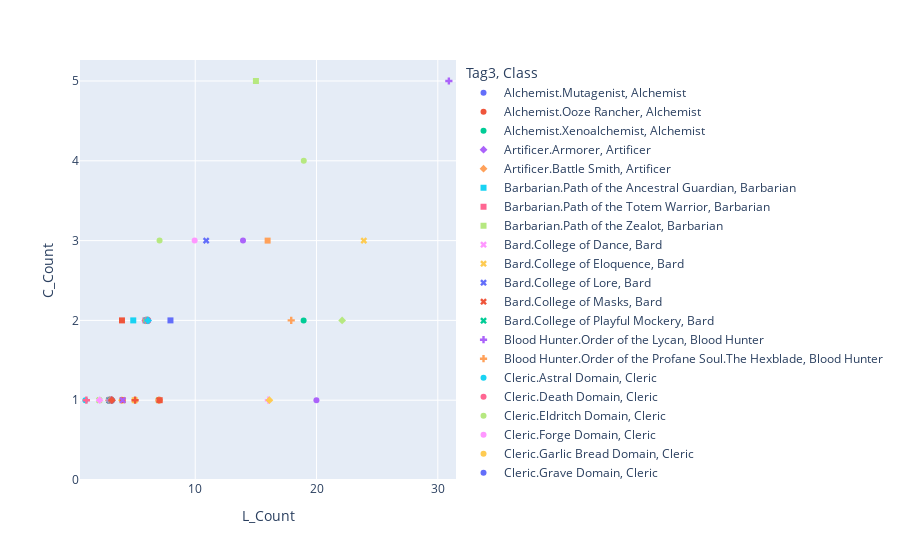

The notebook cell this image was saved under:
### Code cell
fig = px.scatter(Tab_Cla2, x="L_Count", y="C_Count", color="Tag3", symbol="Class")
fig.update_layout(scattermode="group", scattergap=0.75)
fig.show()

### Figure 1 — Plotly figure (JSON) as saved in the notebook; plotly's stock layout.template omitted (floating-point values rounded to 4 significant figures)
{"data": [{"hovertemplate": "Tag3=Alchemist.Mutagenist<br>Class=Alchemist<br>L_Count=%{x}<br>C_Count=%{y}<extra></extra>", "legendgroup": "Alchemist.Mutagenist, Alchemist", "marker": {"color": "#636efa", "symbol": "circle"}, "mode": "markers", "name": "Alchemist.Mutagenist, Alchemist", "orientation": "v", "showlegend": true, "type": "scatter", "x": [3], "xaxis": "x", "y": [1], "yaxis": "y"}, {"hovertemplate": "Tag3=Alchemist.Ooze Rancher<br>Class=Alchemist<br>L_Count=%{x}<br>C_Count=%{y}<extra></extra>", "legendgroup": "Alchemist.Ooze Rancher, Alchemist", "marker": {"color": "#EF553B", "symbol": "circle"}, "mode": "markers", "name": "Alchemist.Ooze Rancher, Alchemist", "orientation": "v", "showlegend": true, "type": "scatter", "x": [3], "xaxis": "x", "y": [1], "yaxis": "y"}, {"hovertemplate": "Tag3=Alchemist.Xenoalchemist<br>Class=Alchemist<br>L_Count=%{x}<br>C_Count=%{y}<extra></extra>", "legendgroup": "Alchemist.Xenoalchemist, Alchemist", "marker": {"color": "#00cc96", "symbol": "circle"}, "mode": "markers", "name": "Alchemist.Xenoalchemist, Alchemist", "orientation": "v", "showlegend": true, "type": "scatter", "x": [3], "xaxis": "x", "y": [1], "yaxis": "y"}, {"hovertemplate": "Tag3=Artificer.Armorer<br>Class=Artificer<br>L_Count=%{x}<br>C_Count=%{y}<extra></extra>", "legendgroup": "Artificer.Armorer, Artificer", "marker": {"color": "#ab63fa", "symbol": "diamond"}, "mode": "markers", "name": "Artificer.Armorer, Artificer", "orientation": "v", "showlegend": true, "type": "scatter", "x": [6], "xaxis": "x", "y": [2], "yaxis": "y"}, {"hovertemplate": "Tag3=Artificer.Battle Smith<br>Class=Artificer<br>L_Count=%{x}<br>C_Count=%{y}<extra></extra>", "legendgroup": "Artificer.Battle Smith, Artificer", "marker": {"color": "#FFA15A", "symbol": "diamond"}, "mode": "markers", "name": "Artificer.Battle Smith, Artificer", "orientation": "v", "showlegend": true, "type": "scatter", "x": [3], "xaxis": "x", "y": [1], "yaxis": "y"}, {"hovertemplate": "Tag3=Barbarian.Path of the Ancestral Guardian<br>Class=Barbarian<br>L_Count=%{x}<br>C_Count=%{y}<extra></extra>", "legendgroup": "Barbarian.Path of the Ancestral Guardian, Barbarian", "marker": {"color": "#19d3f3", "symbol": "square"}, "mode": "markers", "name": "Barbarian.Path of the Ancestral Guardian, Barbarian", "orientation": "v", "showlegend": true, "type": "scatter", "x": [5], "xaxis": "x", "y": [2], "yaxis": "y"}, {"hovertemplate": "Tag3=Barbarian.Path of the Totem Warrior<br>Class=Barbarian<br>L_Count=%{x}<br>C_Count=%{y}<extra></extra>", "legendgroup": "Barbarian.Path of the Totem Warrior, Barbarian", "marker": {"color": "#FF6692", "symbol": "square"}, "mode": "markers", "name": "Barbarian.Path of the Totem Warrior, Barbarian", "orientation": "v", "showlegend": true, "type": "scatter", "x": [6], "xaxis": "x", "y": [2], "yaxis": "y"}, {"hovertemplate": "Tag3=Barbarian.Path of the Zealot<br>Class=Barbarian<br>L_Count=%{x}<br>C_Count=%{y}<extra></extra>", "legendgroup": "Barbarian.Path of the Zealot, Barbarian", "marker": {"color": "#B6E880", "symbol": "square"}, "mode": "markers", "name": "Barbarian.Path of the Zealot, Barbarian", "orientation": "v", "showlegend": true, "type": "scatter", "x": [3], "xaxis": "x", "y": [1], "yaxis": "y"}, {"hovertemplate": "Tag3=Bard.College of Dance<br>Class=Bard<br>L_Count=%{x}<br>C_Count=%{y}<extra></extra>", "legendgroup": "Bard.College of Dance, Bard", "marker": {"color": "#FF97FF", "symbol": "x"}, "mode": "markers", "name": "Bard.College of Dance, Bard", "orientation": "v", "showlegend": true, "type": "scatter", "x": [3], "xaxis": "x", "y": [1], "yaxis": "y"}, {"hovertemplate": "Tag3=Bard.College of Eloquence<br>Class=Bard<br>L_Count=%{x}<br>C_Count=%{y}<extra></extra>", "legendgroup": "Bard.College of Eloquence, Bard", "marker": {"color": "#FECB52", "symbol": "x"}, "mode": "markers", "name": "Bard.College of Eloquence, Bard", "orientation": "v", "showlegend": true, "type": "scatter", "x": [24], "xaxis": "x", "y": [3], "yaxis": "y"}, {"hovertemplate": "Tag3=Bard.College of Lore<br>Class=Bard<br>L_Count=%{x}<br>C_Count=%{y}<extra></extra>", "legendgroup": "Bard.College of Lore, Bard", "marker": {"color": "#636efa", "symbol": "x"}, "mode": "markers", "name": "Bard.College of Lore, Bard", "orientation": "v", "showlegend": true, "type": "scatter", "x": [11], "xaxis": "x", "y": [3], "yaxis": "y"}, {"hovertemplate": "Tag3=Bard.College of Masks<br>Class=Bard<br>L_Count=%{x}<br>C_Count=%{y}<extra></extra>", "legendgroup": "Bard.College of Masks, Bard", "marker": {"color": "#EF553B", "symbol": "x"}, "mode": "markers", "name": "Bard.College of Masks, Bard", "orientation": "v", "showlegend": true, "type": "scatter", "x": [3], "xaxis": "x", "y": [1], "yaxis": "y"}, {"hovertemplate": "Tag3=Bard.College of Playful Mockery<br>Class=Bard<br>L_Count=%{x}<br>C_Count=%{y}<extra></extra>", "legendgroup": "Bard.College of Playful Mockery, Bard", "marker": {"color": "#00cc96", "symbol": "x"}, "mode": "markers", "name": "Bard.College of Playful Mockery, Bard", "orientation": "v", "showlegend": true, "type": "scatter", "x": [3], "xaxis": "x", "y": [1], "yaxis": "y"}, {"hovertemplate": "Tag3=Blood Hunter.Order of the Lycan<br>Class=Blood Hunter<br>L_Count=%{x}<br>C_Count=%{y}<extra></extra>", "legendgroup": "Blood Hunter.Order of the Lycan, Blood Hunter", "marker": {"color": "#ab63fa", "symbol": "cross"}, "mode": "markers", "name": "Blood Hunter.Order of the Lycan, Blood Hunter", "orientation": "v", "showlegend": true, "type": "scatter", "x": [31], "xaxis": "x", "y": [5], "yaxis": "y"}, {"hovertemplate": "Tag3=Blood Hunter.Order of the Profane Soul.The Hexblade<br>Class=Blood Hunter<br>L_Count=%{x}<br>C_Count=%{y}<extra></extra>", "legendgroup": "Blood Hunter.Order of the Profane Soul.The Hexblade, Blood Hunter", "marker": {"color": "#FFA15A", "symbol": "cross"}, "mode": "markers", "name": "Blood Hunter.Order of the Profane Soul.The Hexblade, Blood Hunter", "orientation": "v", "showlegend": true, "type": "scatter", "x": [18], "xaxis": "x", "y": [2], "yaxis": "y"}, {"hovertemplate": "Tag3=Cleric.Astral Domain<br>Class=Cleric<br>L_Count=%{x}<br>C_Count=%{y}<extra></extra>", "legendgroup": "Cleric.Astral Domain, Cleric", "marker": {"color": "#19d3f3", "symbol": "circle"}, "mode": "markers", "name": "Cleric.Astral Domain, Cleric", "orientation": "v", "showlegend": true, "type": "scatter", "x": [3], "xaxis": "x", "y": [1], "yaxis": "y"}, {"hovertemplate": "Tag3=Cleric.Death Domain<br>Class=Cleric<br>L_Count=%{x}<br>C_Count=%{y}<extra></extra>", "legendgroup": "Cleric.Death Domain, Cleric", "marker": {"color": "#FF6692", "symbol": "circle"}, "mode": "markers", "name": "Cleric.Death Domain, Cleric", "orientation": "v", "showlegend": true, "type": "scatter", "x": [6], "xaxis": "x", "y": [2], "yaxis": "y"}, {"hovertemplate": "Tag3=Cleric.Eldritch Domain<br>Class=Cleric<br>L_Count=%{x}<br>C_Count=%{y}<extra></extra>", "legendgroup": "Cleric.Eldritch Domain, Cleric", "marker": {"color": "#B6E880", "symbol": "circle"}, "mode": "markers", "name": "Cleric.Eldritch Domain, Cleric", "orientation": "v", "showlegend": true, "type": "scatter", "x": [3], "xaxis": "x", "y": [1], "yaxis": "y"}, {"hovertemplate": "Tag3=Cleric.Forge Domain<br>Class=Cleric<br>L_Count=%{x}<br>C_Count=%{y}<extra></extra>", "legendgroup": "Cleric.Forge Domain, Cleric", "marker": {"color": "#FF97FF", "symbol": "circle"}, "mode": "markers", "name": "Cleric.Forge Domain, Cleric", "orientation": "v", "showlegend": true, "type": "scatter", "x": [3], "xaxis": "x", "y": [1], "yaxis": "y"}, {"hovertemplate": "Tag3=Cleric.Garlic Bread Domain<br>Class=Cleric<br>L_Count=%{x}<br>C_Count=%{y}<extra></extra>", "legendgroup": "Cleric.Garlic Bread Domain, Cleric", "marker": {"color": "#FECB52", "symbol": "circle"}, "mode": "markers", "name": "Cleric.Garlic Bread Domain, Cleric", "orientation": "v", "showlegend": true, "type": "scatter", "x": [3], "xaxis": "x", "y": [1], "yaxis": "y"}, {"hovertemplate": "Tag3=Cleric.Grave Domain<br>Class=Cleric<br>L_Count=%{x}<br>C_Count=%{y}<extra></extra>", "legendgroup": "Cleric.Grave Domain, Cleric", "marker": {"color": "#636efa", "symbol": "circle"}, "mode": "markers", "name": "Cleric.Grave Domain, Cleric", "orientation": "v", "showlegend": true, "type": "scatter", "x": [3], "xaxis": "x", "y": [1], "yaxis": "y"}, {"hovertemplate": "Tag3=Cleric.Inquisition Domain<br>Class=Cleric<br>L_Count=%{x}<br>C_Count=%{y}<extra></extra>", "legendgroup": "Cleric.Inquisition Domain, Cleric", "marker": {"color": "#EF553B", "symbol": "circle"}, "mode": "markers", "name": "Cleric.Inquisition Domain, Cleric", "orientation": "v", "showlegend": true, "type": "scatter", "x": [6], "xaxis": "x", "y": [2], "yaxis": "y"}, {"hovertemplate": "Tag3=Cleric.Life Domain<br>Class=Cleric<br>L_Count=%{x}<br>C_Count=%{y}<extra></extra>", "legendgroup": "Cleric.Life Domain, Cleric", "marker": {"color": "#00cc96", "symbol": "circle"}, "mode": "markers", "name": "Cleric.Life Domain, Cleric", "orientation": "v", "showlegend": true, "type": "scatter", "x": [19], "xaxis": "x", "y": [2], "yaxis": "y"}, {"hovertemplate": "Tag3=Cleric.Light Domain<br>Class=Cleric<br>L_Count=%{x}<br>C_Count=%{y}<extra></extra>", "legendgroup": "Cleric.Light Domain, Cleric", "marker": {"color": "#ab63fa", "symbol": "circle"}, "mode": "markers", "name": "Cleric.Light Domain, Cleric", "orientation": "v", "showlegend": true, "type": "scatter", "x": [14], "xaxis": "x", "y": [3], "yaxis": "y"}, {"hovertemplate": "Tag3=Cleric.Moon Domain<br>Class=Cleric<br>L_Count=%{x}<br>C_Count=%{y}<extra></extra>", "legendgroup": "Cleric.Moon Domain, Cleric", "marker": {"color": "#FFA15A", "symbol": "circle"}, "mode": "markers", "name": "Cleric.Moon Domain, Cleric", "orientation": "v", "showlegend": true, "type": "scatter", "x": [6], "xaxis": "x", "y": [2], "yaxis": "y"}, {"hovertemplate": "Tag3=Cleric.Order Domain<br>Class=Cleric<br>L_Count=%{x}<br>C_Count=%{y}<extra></extra>", "legendgroup": "Cleric.Order Domain, Cleric", "marker": {"color": "#19d3f3", "symbol": "circle"}, "mode": "markers", "name": "Cleric.Order Domain, Cleric", "orientation": "v", "showlegend": true, "type": "scatter", "x": [1], "xaxis": "x", "y": [1], "yaxis": "y"}, {"hovertemplate": "Tag3=Cleric.Peace Domain<br>Class=Cleric<br>L_Count=%{x}<br>C_Count=%{y}<extra></extra>", "legendgroup": "Cleric.Peace Domain, Cleric", "marker": {"color": "#FF6692", "symbol": "circle"}, "mode": "markers", "name": "Cleric.Peace Domain, Cleric", "orientation": "v", "showlegend": true, "type": "scatter", "x": [3], "xaxis": "x", "y": [1], "yaxis": "y"}, {"hovertemplate": "Tag3=Cleric.Tempest Domain<br>Class=Cleric<br>L_Count=%{x}<br>C_Count=%{y}<extra></extra>", "legendgroup": "Cleric.Tempest Domain, Cleric", "marker": {"color": "#B6E880", "symbol": "circle"}, "mode": "markers", "name": "Cleric.Tempest Domain, Cleric", "orientation": "v", "showlegend": true, "type": "scatter", "x": [19], "xaxis": "x", "y": [4], "yaxis": "y"}, {"hovertemplate": "Tag3=Cleric.Twilight Domain<br>Class=Cleric<br>L_Count=%{x}<br>C_Count=%{y}<extra></extra>", "legendgroup": "Cleric.Twilight Domain, Cleric", "marker": {"color": "#FF97FF", "symbol": "circle"}, "mode": "markers", "name": "Cleric.Twilight Domain, Cleric", "orientation": "v", "showlegend": true, "type": "scatter", "x": [10], "xaxis": "x", "y": [3], "yaxis": "y"}, {"hovertemplate": "Tag3=Druid.Circle of the Shepherd<br>Class=Druid<br>L_Count=%{x}<br>C_Count=%{y}<extra></extra>", "legendgroup": "Druid.Circle of the Shepherd, Druid", "marker": {"color": "#FECB52", "symbol": "diamond"}, "mode": "markers", "name": "Druid.Circle of the Shepherd, Druid", "orientation": "v", "showlegend": true, "type": "scatter", "x": [4], "xaxis": "x", "y": [1], "yaxis": "y"}, {"hovertemplate": "Tag3=Fighter.Battle Master<br>Class=Fighter<br>L_Count=%{x}<br>C_Count=%{y}<extra></extra>", "legendgroup": "Fighter.Battle Master, Fighter", "marker": {"color": "#636efa", "symbol": "square"}, "mode": "markers", "name": "Fighter.Battle Master, Fighter", "orientation": "v", "showlegend": true, "type": "scatter", "x": [8], "xaxis": "x", "y": [2], "yaxis": "y"}, {"hovertemplate": "Tag3=Fighter.Echo Knight<br>Class=Fighter<br>L_Count=%{x}<br>C_Count=%{y}<extra></extra>", "legendgroup": "Fighter.Echo Knight, Fighter", "marker": {"color": "#EF553B", "symbol": "square"}, "mode": "markers", "name": "Fighter.Echo Knight, Fighter", "orientation": "v", "showlegend": true, "type": "scatter", "x": [4], "xaxis": "x", "y": [2], "yaxis": "y"}, {"hovertemplate": "Tag3=Fighter.Eldritch Knight<br>Class=Fighter<br>L_Count=%{x}<br>C_Count=%{y}<extra></extra>", "legendgroup": "Fighter.Eldritch Knight, Fighter", "marker": {"color": "#00cc96", "symbol": "square"}, "mode": "markers", "name": "Fighter.Eldritch Knight, Fighter", "orientation": "v", "showlegend": true, "type": "scatter", "x": [3], "xaxis": "x", "y": [1], "yaxis": "y"}, {"hovertemplate": "Tag3=Fighter.Living Crucible<br>Class=Fighter<br>L_Count=%{x}<br>C_Count=%{y}<extra></extra>", "legendgroup": "Fighter.Living Crucible, Fighter", "marker": {"color": "#ab63fa", "symbol": "square"}, "mode": "markers", "name": "Fighter.Living Crucible, Fighter", "orientation": "v", "showlegend": true, "type": "scatter", "x": [3], "xaxis": "x", "y": [1], "yaxis": "y"}, {"hovertemplate": "Tag3=Fighter.Rune Knight<br>Class=Fighter<br>L_Count=%{x}<br>C_Count=%{y}<extra></extra>", "legendgroup": "Fighter.Rune Knight, Fighter", "marker": {"color": "#FFA15A", "symbol": "square"}, "mode": "markers", "name": "Fighter.Rune Knight, Fighter", "orientation": "v", "showlegend": true, "type": "scatter", "x": [16], "xaxis": "x", "y": [3], "yaxis": "y"}, {"hovertemplate": "Tag3=Fighter.Samurai<br>Class=Fighter<br>L_Count=%{x}<br>C_Count=%{y}<extra></extra>", "legendgroup": "Fighter.Samurai, Fighter", "marker": {"color": "#19d3f3", "symbol": "square"}, "mode": "markers", "name": "Fighter.Samurai, Fighter", "orientation": "v", "showlegend": true, "type": "scatter", "x": [6], "xaxis": "x", "y": [2], "yaxis": "y"}, {"hovertemplate": "Tag3=Gunslinger.Gun Tank<br>Class=Gunslinger<br>L_Count=%{x}<br>C_Count=%{y}<extra></extra>", "legendgroup": "Gunslinger.Gun Tank, Gunslinger", "marker": {"color": "#FF6692", "symbol": "x"}, "mode": "markers", "name": "Gunslinger.Gun Tank, Gunslinger", "orientation": "v", "showlegend": true, "type": "scatter", "x": [3], "xaxis": "x", "y": [1], "yaxis": "y"}, {"hovertemplate": "Tag3=Gunslinger.White Hat<br>Class=Gunslinger<br>L_Count=%{x}<br>C_Count=%{y}<extra></extra>", "legendgroup": "Gunslinger.White Hat, Gunslinger", "marker": {"color": "#B6E880", "symbol": "x"}, "mode": "markers", "name": "Gunslinger.White Hat, Gunslinger", "orientation": "v", "showlegend": true, "type": "scatter", "x": [7], "xaxis": "x", "y": [1], "yaxis": "y"}, {"hovertemplate": "Tag3=Martyr.Burden of Mercy<br>Class=Martyr<br>L_Count=%{x}<br>C_Count=%{y}<extra></extra>", "legendgroup": "Martyr.Burden of Mercy, Martyr", "marker": {"color": "#FF97FF", "symbol": "cross"}, "mode": "markers", "name": "Martyr.Burden of Mercy, Martyr", "orientation": "v", "showlegend": true, "type": "scatter", "x": [3], "xaxis": "x", "y": [1], "yaxis": "y"}, {"hovertemplate": "Tag3=Martyr.Burden of Tyranny<br>Class=Martyr<br>L_Count=%{x}<br>C_Count=%{y}<extra></extra>", "legendgroup": "Martyr.Burden of Tyranny, Martyr", "marker": {"color": "#FECB52", "symbol": "cross"}, "mode": "markers", "name": "Martyr.Burden of Tyranny, Martyr", "orientation": "v", "showlegend": true, "type": "scatter", "x": [6], "xaxis": "x", "y": [2], "yaxis": "y"}, {"hovertemplate": "Tag3=Monk.Way of Shadow<br>Class=Monk<br>L_Count=%{x}<br>C_Count=%{y}<extra></extra>", "legendgroup": "Monk.Way of Shadow, Monk", "marker": {"color": "#636efa", "symbol": "circle"}, "mode": "markers", "name": "Monk.Way of Shadow, Monk", "orientation": "v", "showlegend": true, "type": "scatter", "x": [3], "xaxis": "x", "y": [1], "yaxis": "y"}, {"hovertemplate": "Tag3=Monk.Way of the Dancing Current<br>Class=Monk<br>L_Count=%{x}<br>C_Count=%{y}<extra></extra>", "legendgroup": "Monk.Way of the Dancing Current, Monk", "marker": {"color": "#EF553B", "symbol": "circle"}, "mode": "markers", "name": "Monk.Way of the Dancing Current, Monk", "orientation": "v", "showlegend": true, "type": "scatter", "x": [7], "xaxis": "x", "y": [1], "yaxis": "y"}, {"hovertemplate": "Tag3=Monk.Way of the Open Hand<br>Class=Monk<br>L_Count=%{x}<br>C_Count=%{y}<extra></extra>", "legendgroup": "Monk.Way of the Open Hand, Monk", "marker": {"color": "#00cc96", "symbol": "circle"}, "mode": "markers", "name": "Monk.Way of the Open Hand, Monk", "orientation": "v", "showlegend": true, "type": "scatter", "x": [3], "xaxis": "x", "y": [1], "yaxis": "y"}, {"hovertemplate": "Tag3=Monk.Way of the Speedster<br>Class=Monk<br>L_Count=%{x}<br>C_Count=%{y}<extra></extra>", "legendgroup": "Monk.Way of the Speedster, Monk", "marker": {"color": "#ab63fa", "symbol": "circle"}, "mode": "markers", "name": "Monk.Way of the Speedster, Monk", "orientation": "v", "showlegend": true, "type": "scatter", "x": [20], "xaxis": "x", "y": [1], "yaxis": "y"}, {"hovertemplate": "Tag3=Necromancer.Pharaoh<br>Class=Necromancer<br>L_Count=%{x}<br>C_Count=%{y}<extra></extra>", "legendgroup": "Necromancer.Pharaoh, Necromancer", "marker": {"color": "#FFA15A", "symbol": "diamond"}, "mode": "markers", "name": "Necromancer.Pharaoh, Necromancer", "orientation": "v", "showlegend": true, "type": "scatter", "x": [3], "xaxis": "x", "y": [1], "yaxis": "y"}, {"hovertemplate": "Tag3=Necromancer.Reanimator<br>Class=Necromancer<br>L_Count=%{x}<br>C_Count=%{y}<extra></extra>", "legendgroup": "Necromancer.Reanimator, Necromancer", "marker": {"color": "#19d3f3", "symbol": "diamond"}, "mode": "markers", "name": "Necromancer.Reanimator, Necromancer", "orientation": "v", "showlegend": true, "type": "scatter", "x": [3], "xaxis": "x", "y": [1], "yaxis": "y"}, {"hovertemplate": "Tag3=Necromancer.Reaper<br>Class=Necromancer<br>L_Count=%{x}<br>C_Count=%{y}<extra></extra>", "legendgroup": "Necromancer.Reaper, Necromancer", "marker": {"color": "#FF6692", "symbol": "diamond"}, "mode": "markers", "name": "Necromancer.Reaper, Necromancer", "orientation": "v", "showlegend": true, "type": "scatter", "x": [3], "xaxis": "x", "y": [1], "yaxis": "y"}, {"hovertemplate": "Tag3=Paladin.Oath of Conquest<br>Class=Paladin<br>L_Count=%{x}<br>C_Count=%{y}<extra></extra>", "legendgroup": "Paladin.Oath of Conquest, Paladin", "marker": {"color": "#B6E880", "symbol": "square"}, "mode": "markers", "name": "Paladin.Oath of Conquest, Paladin", "orientation": "v", "showlegend": true, "type": "scatter", "x": [15], "xaxis": "x", "y": [5], "yaxis": "y"}, {"hovertemplate": "Tag3=Paladin.Oath of the Hearth<br>Class=Paladin<br>L_Count=%{x}<br>C_Count=%{y}<extra></extra>", "legendgroup": "Paladin.Oath of the Hearth, Paladin", "marker": {"color": "#FF97FF", "symbol": "square"}, "mode": "markers", "name": "Paladin.Oath of the Hearth, Paladin", "orientation": "v", "showlegend": true, "type": "scatter", "x": [3], "xaxis": "x", "y": [1], "yaxis": "y"}, {"hovertemplate": "Tag3=Paladin.Oath of the Open Sea<br>Class=Paladin<br>L_Count=%{x}<br>C_Count=%{y}<extra></extra>", "legendgroup": "Paladin.Oath of the Open Sea, Paladin", "marker": {"color": "#FECB52", "symbol": "square"}, "mode": "markers", "name": "Paladin.Oath of the Open Sea, Paladin", "orientation": "v", "showlegend": true, "type": "scatter", "x": [5], "xaxis": "x", "y": [1], "yaxis": "y"}, {"hovertemplate": "Tag3=Paladin.Oath of the Sun<br>Class=Paladin<br>L_Count=%{x}<br>C_Count=%{y}<extra></extra>", "legendgroup": "Paladin.Oath of the Sun, Paladin", "marker": {"color": "#636efa", "symbol": "square"}, "mode": "markers", "name": "Paladin.Oath of the Sun, Paladin", "orientation": "v", "showlegend": true, "type": "scatter", "x": [3], "xaxis": "x", "y": [1], "yaxis": "y"}, {"hovertemplate": "Tag3=Paladin.Oath of the Watchers<br>Class=Paladin<br>L_Count=%{x}<br>C_Count=%{y}<extra></extra>", "legendgroup": "Paladin.Oath of the Watchers, Paladin", "marker": {"color": "#EF553B", "symbol": "square"}, "mode": "markers", "name": "Paladin.Oath of the Watchers, Paladin", "orientation": "v", "showlegend": true, "type": "scatter", "x": [4], "xaxis": "x", "y": [1], "yaxis": "y"}, {"hovertemplate": "Tag3=Ranger.Horizon Walker<br>Class=Ranger<br>L_Count=%{x}<br>C_Count=%{y}<extra></extra>", "legendgroup": "Ranger.Horizon Walker, Ranger", "marker": {"color": "#00cc96", "symbol": "x"}, "mode": "markers", "name": "Ranger.Horizon Walker, Ranger", "orientation": "v", "showlegend": true, "type": "scatter", "x": [3], "xaxis": "x", "y": [1], "yaxis": "y"}, {"hovertemplate": "Tag3=Ranger.Swarmkeeper<br>Class=Ranger<br>L_Count=%{x}<br>C_Count=%{y}<extra></extra>", "legendgroup": "Ranger.Swarmkeeper, Ranger", "marker": {"color": "#ab63fa", "symbol": "x"}, "mode": "markers", "name": "Ranger.Swarmkeeper, Ranger", "orientation": "v", "showlegend": true, "type": "scatter", "x": [4], "xaxis": "x", "y": [1], "yaxis": "y"}, {"hovertemplate": "Tag3=Rogue.Arcane Trickster<br>Class=Rogue<br>L_Count=%{x}<br>C_Count=%{y}<extra></extra>", "legendgroup": "Rogue.Arcane Trickster, Rogue", "marker": {"color": "#FFA15A", "symbol": "cross"}, "mode": "markers", "name": "Rogue.Arcane Trickster, Rogue", "orientation": "v", "showlegend": true, "type": "scatter", "x": [7], "xaxis": "x", "y": [1], "yaxis": "y"}, {"hovertemplate": "Tag3=Rogue.Assassin<br>Class=Rogue<br>L_Count=%{x}<br>C_Count=%{y}<extra></extra>", "legendgroup": "Rogue.Assassin, Rogue", "marker": {"color": "#19d3f3", "symbol": "cross"}, "mode": "markers", "name": "Rogue.Assassin, Rogue", "orientation": "v", "showlegend": true, "type": "scatter", "x": [3], "xaxis": "x", "y": [1], "yaxis": "y"}, {"hovertemplate": "Tag3=Rogue.Dreadmask<br>Class=Rogue<br>L_Count=%{x}<br>C_Count=%{y}<extra></extra>", "legendgroup": "Rogue.Dreadmask, Rogue", "marker": {"color": "#FF6692", "symbol": "cross"}, "mode": "markers", "name": "Rogue.Dreadmask, Rogue", "orientation": "v", "showlegend": true, "type": "scatter", "x": [1], "xaxis": "x", "y": [1], "yaxis": "y"}, {"hovertemplate": "Tag3=Rogue.Kinslayer<br>Class=Rogue<br>L_Count=%{x}<br>C_Count=%{y}<extra></extra>", "legendgroup": "Rogue.Kinslayer, Rogue", "marker": {"color": "#B6E880", "symbol": "cross"}, "mode": "markers", "name": "Rogue.Kinslayer, Rogue", "orientation": "v", "showlegend": true, "type": "scatter", "x": [3], "xaxis": "x", "y": [1], "yaxis": "y"}, {"hovertemplate": "Tag3=Rogue.Phantom<br>Class=Rogue<br>L_Count=%{x}<br>C_Count=%{y}<extra></extra>", "legendgroup": "Rogue.Phantom, Rogue", "marker": {"color": "#FF97FF", "symbol": "cross"}, "mode": "markers", "name": "Rogue.Phantom, Rogue", "orientation": "v", "showlegend": true, "type": "scatter", "x": [16], "xaxis": "x", "y": [1], "yaxis": "y"}, {"hovertemplate": "Tag3=Rogue.Scout<br>Class=Rogue<br>L_Count=%{x}<br>C_Count=%{y}<extra></extra>", "legendgroup": "Rogue.Scout, Rogue", "marker": {"color": "#FECB52", "symbol": "cross"}, "mode": "markers", "name": "Rogue.Scout, Rogue", "orientation": "v", "showlegend": true, "type": "scatter", "x": [3], "xaxis": "x", "y": [1], "yaxis": "y"}, {"hovertemplate": "Tag3=Rogue.Soulknife<br>Class=Rogue<br>L_Count=%{x}<br>C_Count=%{y}<extra></extra>", "legendgroup": "Rogue.Soulknife, Rogue", "marker": {"color": "#636efa", "symbol": "cross"}, "mode": "markers", "name": "Rogue.Soulknife, Rogue", "orientation": "v", "showlegend": true, "type": "scatter", "x": [3], "xaxis": "x", "y": [1], "yaxis": "y"}, {"hovertemplate": "Tag3=Rogue.Stormscale<br>Class=Rogue<br>L_Count=%{x}<br>C_Count=%{y}<extra></extra>", "legendgroup": "Rogue.Stormscale, Rogue", "marker": {"color": "#EF553B", "symbol": "cross"}, "mode": "markers", "name": "Rogue.Stormscale, Rogue", "orientation": "v", "showlegend": true, "type": "scatter", "x": [5], "xaxis": "x", "y": [1], "yaxis": "y"}, {"hovertemplate": "Tag3=Rogue.Swashbuckler<br>Class=Rogue<br>L_Count=%{x}<br>C_Count=%{y}<extra></extra>", "legendgroup": "Rogue.Swashbuckler, Rogue", "marker": {"color": "#00cc96", "symbol": "cross"}, "mode": "markers", "name": "Rogue.Swashbuckler, Rogue", "orientation": "v", "showlegend": true, "type": "scatter", "x": [6], "xaxis": "x", "y": [2], "yaxis": "y"}, {"hovertemplate": "Tag3=Rogue.Titan Slayer<br>Class=Rogue<br>L_Count=%{x}<br>C_Count=%{y}<extra></extra>", "legendgroup": "Rogue.Titan Slayer, Rogue", "marker": {"color": "#ab63fa", "symbol": "cross"}, "mode": "markers", "name": "Rogue.Titan Slayer, Rogue", "orientation": "v", "showlegend": true, "type": "scatter", "x": [3], "xaxis": "x", "y": [1], "yaxis": "y"}, {"hovertemplate": "Tag3=Sorcerer.Clockwork Soul<br>Class=Sorcerer<br>L_Count=%{x}<br>C_Count=%{y}<extra></extra>", "legendgroup": "Sorcerer.Clockwork Soul, Sorcerer", "marker": {"color": "#FFA15A", "symbol": "circle"}, "mode": "markers", "name": "Sorcerer.Clockwork Soul, Sorcerer", "orientation": "v", "showlegend": true, "type": "scatter", "x": [3], "xaxis": "x", "y": [1], "yaxis": "y"}, {"hovertemplate": "Tag3=Sorcerer.Divine Soul<br>Class=Sorcerer<br>L_Count=%{x}<br>C_Count=%{y}<extra></extra>", "legendgroup": "Sorcerer.Divine Soul, Sorcerer", "marker": {"color": "#19d3f3", "symbol": "circle"}, "mode": "markers", "name": "Sorcerer.Divine Soul, Sorcerer", "orientation": "v", "showlegend": true, "type": "scatter", "x": [3], "xaxis": "x", "y": [1], "yaxis": "y"}, {"hovertemplate": "Tag3=Sorcerer.Frost Magic<br>Class=Sorcerer<br>L_Count=%{x}<br>C_Count=%{y}<extra></extra>", "legendgroup": "Sorcerer.Frost Magic, Sorcerer", "marker": {"color": "#FF6692", "symbol": "circle"}, "mode": "markers", "name": "Sorcerer.Frost Magic, Sorcerer", "orientation": "v", "showlegend": true, "type": "scatter", "x": [3], "xaxis": "x", "y": [1], "yaxis": "y"}, {"hovertemplate": "Tag3=Sorcerer.Mirrorkin<br>Class=Sorcerer<br>L_Count=%{x}<br>C_Count=%{y}<extra></extra>", "legendgroup": "Sorcerer.Mirrorkin, Sorcerer", "marker": {"color": "#B6E880", "symbol": "circle"}, "mode": "markers", "name": "Sorcerer.Mirrorkin, Sorcerer", "orientation": "v", "showlegend": true, "type": "scatter", "x": [7], "xaxis": "x", "y": [3], "yaxis": "y"}, {"hovertemplate": "Tag3=Sorcerer.Reincarnated Hero<br>Class=Sorcerer<br>L_Count=%{x}<br>C_Count=%{y}<extra></extra>", "legendgroup": "Sorcerer.Reincarnated Hero, Sorcerer", "marker": {"color": "#FF97FF", "symbol": "circle"}, "mode": "markers", "name": "Sorcerer.Reincarnated Hero, Sorcerer", "orientation": "v", "showlegend": true, "type": "scatter", "x": [3], "xaxis": "x", "y": [1], "yaxis": "y"}, {"hovertemplate": "Tag3=Sorcerer.Toon Magic<br>Class=Sorcerer<br>L_Count=%{x}<br>C_Count=%{y}<extra></extra>", "legendgroup": "Sorcerer.Toon Magic, Sorcerer", "marker": {"color": "#FECB52", "symbol": "circle"}, "mode": "markers", "name": "Sorcerer.Toon Magic, Sorcerer", "orientation": "v", "showlegend": true, "type": "scatter", "x": [6], "xaxis": "x", "y": [2], "yaxis": "y"}, {"hovertemplate": "Tag3=Vessel.Altered Mage<br>Class=Vessel<br>L_Count=%{x}<br>C_Count=%{y}<extra></extra>", "legendgroup": "Vessel.Altered Mage, Vessel", "marker": {"color": "#636efa", "symbol": "diamond"}, "mode": "markers", "name": "Vessel.Altered Mage, Vessel", "orientation": "v", "showlegend": true, "type": "scatter", "x": [3], "xaxis": "x", "y": [1], "yaxis": "y"}, {"hovertemplate": "Tag3=Warden.Bloodwrath Guardian<br>Class=Warden<br>L_Count=%{x}<br>C_Count=%{y}<extra></extra>", "legendgroup": "Warden.Bloodwrath Guardian, Warden", "marker": {"color": "#EF553B", "symbol": "square"}, "mode": "markers", "name": "Warden.Bloodwrath Guardian, Warden", "orientation": "v", "showlegend": true, "type": "scatter", "x": [7], "xaxis": "x", "y": [1], "yaxis": "y"}, {"hovertemplate": "Tag3=Warlock.The Archfey<br>Class=Warlock<br>L_Count=%{x}<br>C_Count=%{y}<extra></extra>", "legendgroup": "Warlock.The Archfey, Warlock", "marker": {"color": "#00cc96", "symbol": "x"}, "mode": "markers", "name": "Warlock.The Archfey, Warlock", "orientation": "v", "showlegend": true, "type": "scatter", "x": [3], "xaxis": "x", "y": [1], "yaxis": "y"}, {"hovertemplate": "Tag3=Warlock.The Astral Griffon<br>Class=Warlock<br>L_Count=%{x}<br>C_Count=%{y}<extra></extra>", "legendgroup": "Warlock.The Astral Griffon, Warlock", "marker": {"color": "#ab63fa", "symbol": "x"}, "mode": "markers", "name": "Warlock.The Astral Griffon, Warlock", "orientation": "v", "showlegend": true, "type": "scatter", "x": [3], "xaxis": "x", "y": [1], "yaxis": "y"}, {"hovertemplate": "Tag3=Warlock.The Fathomless<br>Class=Warlock<br>L_Count=%{x}<br>C_Count=%{y}<extra></extra>", "legendgroup": "Warlock.The Fathomless, Warlock", "marker": {"color": "#FFA15A", "symbol": "x"}, "mode": "markers", "name": "Warlock.The Fathomless, Warlock", "orientation": "v", "showlegend": true, "type": "scatter", "x": [3], "xaxis": "x", "y": [1], "yaxis": "y"}, {"hovertemplate": "Tag3=Warlock.The Genie<br>Class=Warlock<br>L_Count=%{x}<br>C_Count=%{y}<extra></extra>", "legendgroup": "Warlock.The Genie, Warlock", "marker": {"color": "#19d3f3", "symbol": "x"}, "mode": "markers", "name": "Warlock.The Genie, Warlock", "orientation": "v", "showlegend": true, "type": "scatter", "x": [6], "xaxis": "x", "y": [2], "yaxis": "y"}, {"hovertemplate": "Tag3=Warlock.The Hexblade<br>Class=Warlock<br>L_Count=%{x}<br>C_Count=%{y}<extra></extra>", "legendgroup": "Warlock.The Hexblade, Warlock", "marker": {"color": "#FF6692", "symbol": "x"}, "mode": "markers", "name": "Warlock.The Hexblade, Warlock", "orientation": "v", "showlegend": true, "type": "scatter", "x": [6], "xaxis": "x", "y": [2], "yaxis": "y"}, {"hovertemplate": "Tag3=Warlock.The Undead<br>Class=Warlock<br>L_Count=%{x}<br>C_Count=%{y}<extra></extra>", "legendgroup": "Warlock.The Undead, Warlock", "marker": {"color": "#B6E880", "symbol": "x"}, "mode": "markers", "name": "Warlock.The Undead, Warlock", "orientation": "v", "showlegend": true, "type": "scatter", "x": [2], "xaxis": "x", "y": [1], "yaxis": "y"}, {"hovertemplate": "Tag3=Warmage.House of Lancers<br>Class=Warmage<br>L_Count=%{x}<br>C_Count=%{y}<extra></extra>", "legendgroup": "Warmage.House of Lancers, Warmage", "marker": {"color": "#FF97FF", "symbol": "cross"}, "mode": "markers", "name": "Warmage.House of Lancers, Warmage", "orientation": "v", "showlegend": true, "type": "scatter", "x": [3], "xaxis": "x", "y": [1], "yaxis": "y"}, {"hovertemplate": "Tag3=Warmage.House of Pawns<br>Class=Warmage<br>L_Count=%{x}<br>C_Count=%{y}<extra></extra>", "legendgroup": "Warmage.House of Pawns, Warmage", "marker": {"color": "#FECB52", "symbol": "cross"}, "mode": "markers", "name": "Warmage.House of Pawns, Warmage", "orientation": "v", "showlegend": true, "type": "scatter", "x": [3], "xaxis": "x", "y": [1], "yaxis": "y"}, {"hovertemplate": "Tag3=Witch.Black Magic<br>Class=Witch<br>L_Count=%{x}<br>C_Count=%{y}<extra></extra>", "legendgroup": "Witch.Black Magic, Witch", "marker": {"color": "#636efa", "symbol": "circle"}, "mode": "markers", "name": "Witch.Black Magic, Witch", "orientation": "v", "showlegend": true, "type": "scatter", "x": [3], "xaxis": "x", "y": [1], "yaxis": "y"}, {"hovertemplate": "Tag3=Witch.Blood Magic<br>Class=Witch<br>L_Count=%{x}<br>C_Count=%{y}<extra></extra>", "legendgroup": "Witch.Blood Magic, Witch", "marker": {"color": "#EF553B", "symbol": "circle"}, "mode": "markers", "name": "Witch.Blood Magic, Witch", "orientation": "v", "showlegend": true, "type": "scatter", "x": [3], "xaxis": "x", "y": [1], "yaxis": "y"}, {"hovertemplate": "Tag3=Witch.Steel Magic<br>Class=Witch<br>L_Count=%{x}<br>C_Count=%{y}<extra></extra>", "legendgroup": "Witch.Steel Magic, Witch", "marker": {"color": "#00cc96", "symbol": "circle"}, "mode": "markers", "name": "Witch.Steel Magic, Witch", "orientation": "v", "showlegend": true, "type": "scatter", "x": [3], "xaxis": "x", "y": [1], "yaxis": "y"}, {"hovertemplate": "Tag3=Wizard.Bladesinging<br>Class=Wizard<br>L_Count=%{x}<br>C_Count=%{y}<extra></extra>", "legendgroup": "Wizard.Bladesinging, Wizard", "marker": {"color": "#ab63fa", "symbol": "diamond"}, "mode": "markers", "name": "Wizard.Bladesinging, Wizard", "orientation": "v", "showlegend": true, "type": "scatter", "x": [6], "xaxis": "x", "y": [2], "yaxis": "y"}, {"hovertemplate": "Tag3=Wizard.Blood Magic<br>Class=Wizard<br>L_Count=%{x}<br>C_Count=%{y}<extra></extra>", "legendgroup": "Wizard.Blood Magic, Wizard", "marker": {"color": "#FFA15A", "symbol": "diamond"}, "mode": "markers", "name": "Wizard.Blood Magic, Wizard", "orientation": "v", "showlegend": true, "type": "scatter", "x": [3], "xaxis": "x", "y": [1], "yaxis": "y"}, {"hovertemplate": "Tag3=Wizard.Chronurgy Magic<br>Class=Wizard<br>L_Count=%{x}<br>C_Count=%{y}<extra></extra>", "legendgroup": "Wizard.Chronurgy Magic, Wizard", "marker": {"color": "#19d3f3", "symbol": "diamond"}, "mode": "markers", "name": "Wizard.Chronurgy Magic, Wizard", "orientation": "v", "showlegend": true, "type": "scatter", "x": [6], "xaxis": "x", "y": [2], "yaxis": "y"}, {"hovertemplate": "Tag3=Wizard.Magic Missile Mage<br>Class=Wizard<br>L_Count=%{x}<br>C_Count=%{y}<extra></extra>", "legendgroup": "Wizard.Magic Missile Mage, Wizard", "marker": {"color": "#FF6692", "symbol": "diamond"}, "mode": "markers", "name": "Wizard.Magic Missile Mage, Wizard", "orientation": "v", "showlegend": true, "type": "scatter", "x": [3], "xaxis": "x", "y": [1], "yaxis": "y"}, {"hovertemplate": "Tag3=Wizard.School of Abjuration<br>Class=Wizard<br>L_Count=%{x}<br>C_Count=%{y}<extra></extra>", "legendgroup": "Wizard.School of Abjuration, Wizard", "marker": {"color": "#B6E880", "symbol": "diamond"}, "mode": "markers", "name": "Wizard.School of Abjuration, Wizard", "orientation": "v", "showlegend": true, "type": "scatter", "x": [22], "xaxis": "x", "y": [2], "yaxis": "y"}, {"hovertemplate": "Tag3=Wizard.School of Divination<br>Class=Wizard<br>L_Count=%{x}<br>C_Count=%{y}<extra></extra>", "legendgroup": "Wizard.School of Divination, Wizard", "marker": {"color": "#FF97FF", "symbol": "diamond"}, "mode": "markers", "name": "Wizard.School of Divination, Wizard", "orientation": "v", "showlegend": true, "type": "scatter", "x": [2], "xaxis": "x", "y": [1], "yaxis": "y"}, {"hovertemplate": "Tag3=Wizard.School of Illusion<br>Class=Wizard<br>L_Count=%{x}<br>C_Count=%{y}<extra></extra>", "legendgroup": "Wizard.School of Illusion, Wizard", "marker": {"color": "#FECB52", "symbol": "diamond"}, "mode": "markers", "name": "Wizard.School of Illusion, Wizard", "orientation": "v", "showlegend": true, "type": "scatter", "x": [16], "xaxis": "x", "y": [1], "yaxis": "y"}, {"hovertemplate": "Tag3=Wizard.School of Necromancy<br>Class=Wizard<br>L_Count=%{x}<br>C_Count=%{y}<extra></extra>", "legendgroup": "Wizard.School of Necromancy, Wizard", "marker": {"color": "#636efa", "symbol": "diamond"}, "mode": "markers", "name": "Wizard.School of Necromancy, Wizard", "orientation": "v", "showlegend": true, "type": "scatter", "x": [3], "xaxis": "x", "y": [1], "yaxis": "y"}, {"hovertemplate": "Tag3=Wizard.War Magic<br>Class=Wizard<br>L_Count=%{x}<br>C_Count=%{y}<extra></extra>", "legendgroup": "Wizard.War Magic, Wizard", "marker": {"color": "#EF553B", "symbol": "diamond"}, "mode": "markers", "name": "Wizard.War Magic, Wizard", "orientation": "v", "showlegend": true, "type": "scatter", "x": [3], "xaxis": "x", "y": [1], "yaxis": "y"}], "layout": {"autosize": true, "legend": {"title": {"text": "Tag3, Class"}, "tracegroupgap": 0}, "margin": {"t": 60}, "scattergap": 0.75, "scattermode": "group", "xaxis": {"anchor": "y", "autorange": true, "domain": [0, 1], "range": [0.5, 31.5], "title": {"text": "L_Count"}, "type": "linear"}, "yaxis": {"anchor": "x", "autorange": true, "domain": [0, 1], "range": [0, 5.263], "title": {"text": "C_Count"}, "type": "linear"}}}
